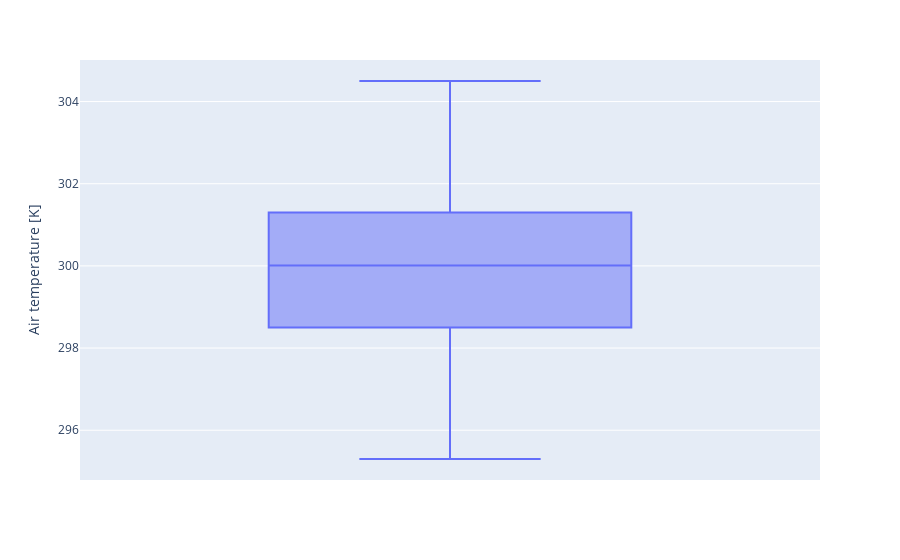
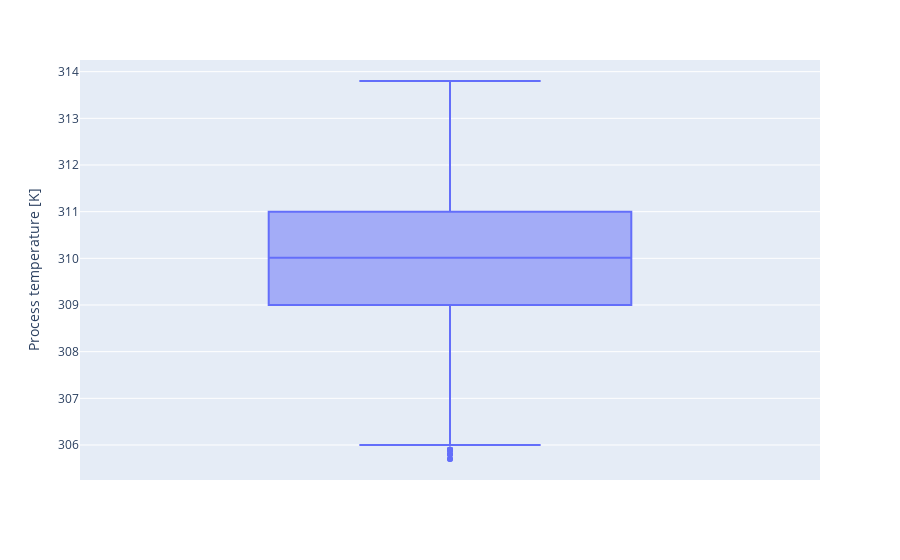
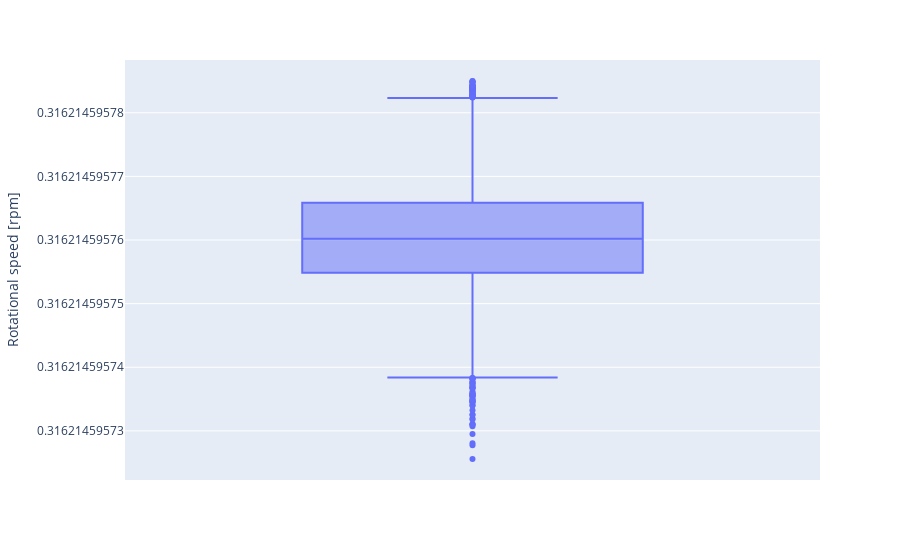
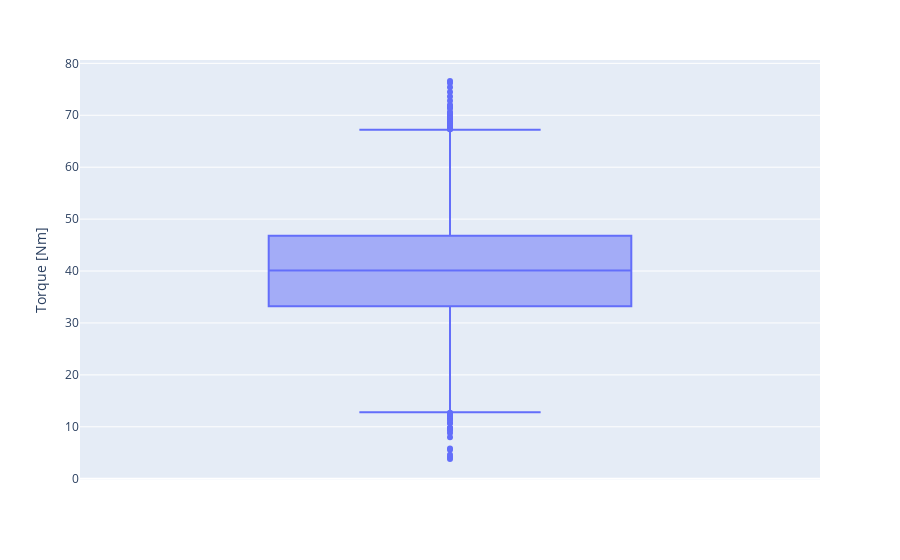

Notebook code for these charts, in order:
### Markdown cell above
# Dealing with outliers

## Starting with visual methods. 

Using the plotter class methods for creating histograms and boxplots to check for outliers:

### Code cell
plotter.hist_plotter(df_transformed)

plotter.box_plot_outlier_check(df_transformed)

### Figure 1 — Plotly figure (JSON) as saved in the notebook; plotly's stock layout.template omitted (floating-point values rounded to 4 significant figures; data arrays with more than 128 entries replaced by an {"elided": "..."} marker saying what was removed)
{"data": [{"alignmentgroup": "True", "hovertemplate": "Air temperature [K]=%{y}<extra></extra>", "legendgroup": "", "marker": {"color": "#636efa"}, "name": "", "notched": false, "offsetgroup": "", "orientation": "v", "showlegend": false, "type": "box", "x0": " ", "xaxis": "x", "y": {"elided": "10000 float values"}, "y0": " ", "yaxis": "y"}], "layout": {"boxmode": "group", "legend": {"tracegroupgap": 0}, "margin": {"t": 60}, "xaxis": {"anchor": "y", "domain": [0, 1]}, "yaxis": {"anchor": "x", "domain": [0, 1], "title": {"text": "Air temperature [K]"}}}}

### Figure 2 — Plotly figure (JSON) as saved in the notebook; plotly's stock layout.template omitted (floating-point values rounded to 4 significant figures; data arrays with more than 128 entries replaced by an {"elided": "..."} marker saying what was removed)
{"data": [{"alignmentgroup": "True", "hovertemplate": "Process temperature [K]=%{y}<extra></extra>", "legendgroup": "", "marker": {"color": "#636efa"}, "name": "", "notched": false, "offsetgroup": "", "orientation": "v", "showlegend": false, "type": "box", "x0": " ", "xaxis": "x", "y": {"elided": "10000 float values"}, "y0": " ", "yaxis": "y"}], "layout": {"boxmode": "group", "legend": {"tracegroupgap": 0}, "margin": {"t": 60}, "xaxis": {"anchor": "y", "domain": [0, 1]}, "yaxis": {"anchor": "x", "domain": [0, 1], "title": {"text": "Process temperature [K]"}}}}

### Figure 3 — Plotly figure (JSON) as saved in the notebook; plotly's stock layout.template omitted (floating-point values rounded to 4 significant figures; data arrays with more than 128 entries replaced by an {"elided": "..."} marker saying what was removed)
{"data": [{"alignmentgroup": "True", "hovertemplate": "Rotational speed [rpm]=%{y}<extra></extra>", "legendgroup": "", "marker": {"color": "#636efa"}, "name": "", "notched": false, "offsetgroup": "", "orientation": "v", "showlegend": false, "type": "box", "x0": " ", "xaxis": "x", "y": {"elided": "10000 float values"}, "y0": " ", "yaxis": "y"}], "layout": {"boxmode": "group", "legend": {"tracegroupgap": 0}, "margin": {"t": 60}, "xaxis": {"anchor": "y", "domain": [0, 1]}, "yaxis": {"anchor": "x", "domain": [0, 1], "title": {"text": "Rotational speed [rpm]"}}}}

### Figure 4 — Plotly figure (JSON) as saved in the notebook; plotly's stock layout.template omitted (floating-point values rounded to 4 significant figures; data arrays with more than 128 entries replaced by an {"elided": "..."} marker saying what was removed)
{"data": [{"alignmentgroup": "True", "hovertemplate": "Torque [Nm]=%{y}<extra></extra>", "legendgroup": "", "marker": {"color": "#636efa"}, "name": "", "notched": false, "offsetgroup": "", "orientation": "v", "showlegend": false, "type": "box", "x0": " ", "xaxis": "x", "y": {"elided": "10000 float values"}, "y0": " ", "yaxis": "y"}], "layout": {"boxmode": "group", "legend": {"tracegroupgap": 0}, "margin": {"t": 60}, "xaxis": {"anchor": "y", "domain": [0, 1]}, "yaxis": {"anchor": "x", "domain": [0, 1], "title": {"text": "Torque [Nm]"}}}}
